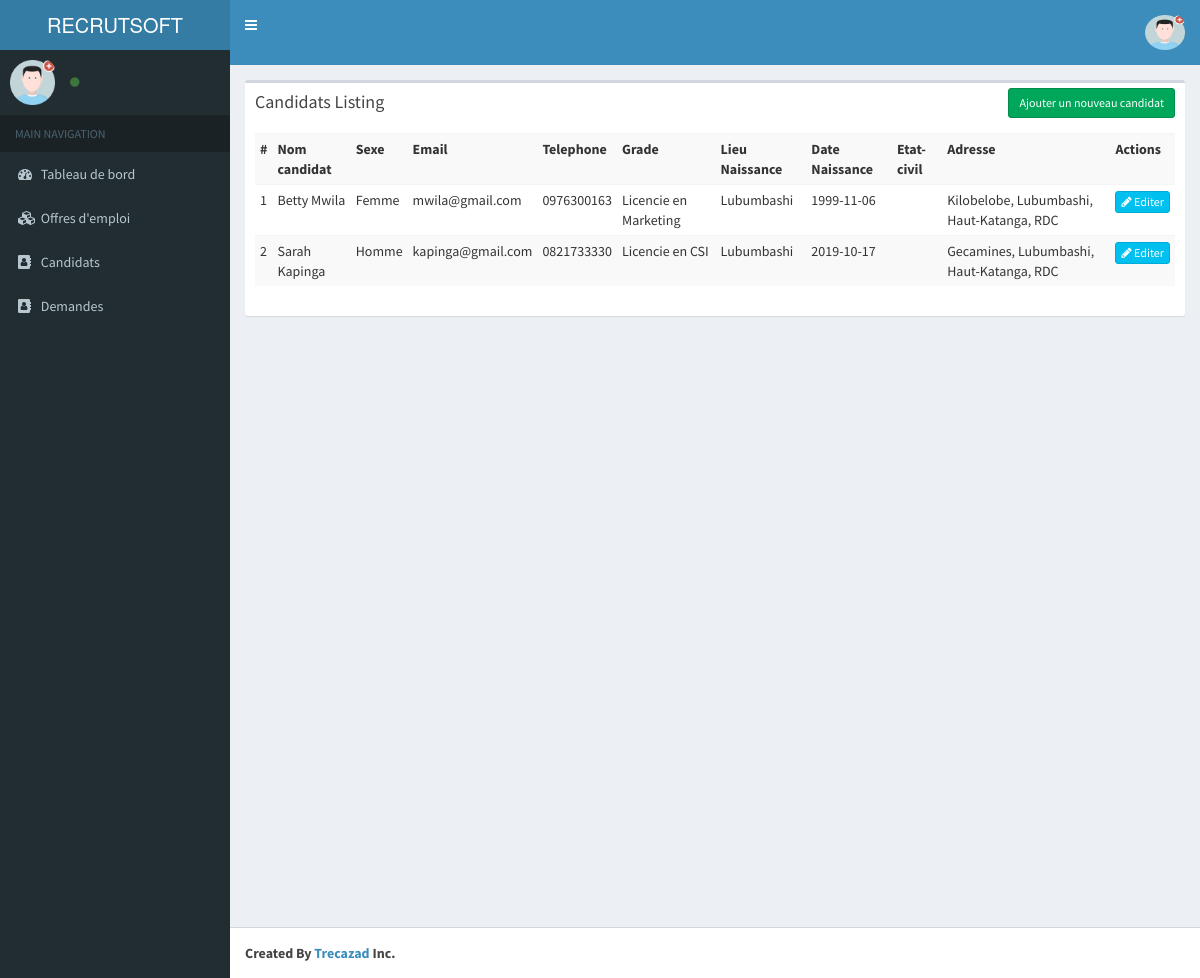
Page /index.php/candidats on the committed database.
### tables this page shows
CREATE TABLE `tb_rm_candidats` (
  `candidat_id` int(11) NOT NULL,
  `nom_complet` varchar(75) DEFAULT NULL,
  `date_naissance` date DEFAULT NULL,
  `lieu_naissance` varchar(75) DEFAULT NULL,
  `sexe` varchar(25) DEFAULT NULL,
  `etat_civil` varchar(25) DEFAULT NULL,
  `adresse` varchar(75) DEFAULT NULL,
  `telephone` varchar(75) DEFAULT NULL,
  `email` varchar(75) DEFAULT NULL,
  `niveau_etude` varchar(75) DEFAULT NULL,
  `matricule` varchar(10) DEFAULT NULL,
  `date_ajout` datetime NOT NULL DEFAULT CURRENT_TIMESTAMP,
  `date_modif` datetime NOT NULL,
  `observation_candidat` text
);

### application/controllers/Candidats.php (called while the page is built, shortened)
<?php
class Candidats extends CI_Controller{
    function __construct()
    {
        $this->load->model('User_model');
        $this->load->model('Educazad_model');
    }
    function index()
    {
        $data['all_candidats'] = $this->Educazad_model->get_multiple('tb_rm_candidats', array(), 'tb_rm_candidats.candidat_id','DESC');
        $data['_view'] = 'candidats/index';
        $this->load->view('layouts/main',$data);
    }
}

### index.php (called while the page is built, shortened)
<?php
require_once BASEPATH.'core/CodeIgniter.php';

### application/models/Educazad_model.php (called while the page is built, shortened)
<?php
class Educazad_model extends CI_Model
{
    public function get_multiple($table, $where = array(), $order_by = '', $order = '', $limit_page = array(), $position = array())
    {
        $this->db->order_by($order_by, $order);
        $query = $this->db->get_where($table, $where);
        return $query->result();
    }
}

### application/views/candidats/index.php (the view, shortened to what this page needs)
<div class="row">
    <div class="col-md-12">
        <div class="box">
            <div class="box-header">
                <h3 class="box-title">Candidats Listing</h3>
                <div class="box-tools">
                    <a href="<?php echo site_url('candidats/add'); ?>" class="btn btn-success btn-sm">Ajouter un nouveau candidat</a>
                </div>
            </div>
            <div class="box-body">
            <div class="table-responsive">
                <table class="table table-striped table-sm table-condensed">
                    <tr>
                        <th>#</th>
                        <th>Nom candidat</th>
                        <th>Sexe</th>
                        <th>Email</th>
                        <th>Telephone</th>
                        <th>Grade</th>
                        <th>Lieu Naissance</th>
                        <th>Date Naissance</th>
                        <th>Etat-civil</th>
                        <th>Adresse</th>
                        <th>Actions</th>
                    </tr>
                    <?php $count=1; foreach($all_candidats as $t){ ?>
                        <tr>
                            <td><?php echo $count++; ?></td>
                            <td><?php echo $t->nom_complet; ?></td>
                            <td><?php echo $t->sexe; ?></td>
                            <td><?php echo $t->email ?></td>
                            <td><?php echo $t->telephone ?></td>
                            <td><?php echo $t->niveau_etude; ?></td>
                            <td><?php echo $t->lieu_naissance; ?></td>
                            <td><?php echo $t->date_naissance; ?></td>
                            <td><?php echo $t->etat_civil; ?></td>
                            <td><?php echo $t->adresse; ?></td>
                            <td>
                                <a href="<?php echo site_url('candidats/edit/'.$t->candidat_id); ?>"
                                   class="btn btn-info btn-xs"><span class="fa fa-pencil"></span> Editer</a>
                            </td>
                        </tr>
                    <?php } ?>
                </table>
            </div>
            </div>
        </div>
    </div>
</div>

### application/views/layouts/main.php (shortened to what this page needs)
<!DOCTYPE html>
<html>
    <head>
        <link rel="stylesheet" href="<?php echo site_url('resources/css/bootstrap.min.css');?>">
        <link rel="stylesheet" href="<?php echo site_url('resources/css/font-awesome.min.css');?>">
        <link rel="stylesheet" href="https://cdnjs.cloudflare.com/ajax/libs/ionicons/2.0.1/css/ionicons.min.css">
        <link rel="stylesheet" href="<?php echo site_url('resources/css/bootstrap-datetimepicker.min.css');?>">
        <link rel="stylesheet" href="<?php echo site_url('resources/css/AdminLTE.min.css');?>">
        <link rel="stylesheet" href="<?php echo site_url('resources/css/_all-skins.min.css');?>">
    </head>
    <body class="hold-transition skin-blue sidebar-mini">
        <div class="wrapper">
            <header class="main-header">
                <a href="" class="logo">
                    <span class="logo-lg">RECRUTSOFT</span>
                </a>
                <nav class="navbar navbar-static-top">
                    <a href="#" class="sidebar-toggle" data-toggle="offcanvas" role="button">
                    </a>
                    <div class="navbar-custom-menu">
                        <ul class="nav navbar-nav">
                            <li class="dropdown user user-menu">
                                <a href="#" class="dropdown-toggle" data-toggle="dropdown">
                                   <?php if (!empty($this->session->avatar)) { ?>
                                         <img src="<?php echo base_url() . trim($this->session->avatar); ?>" class="img-circle" alt="User Image"
                                         style="border-radius: 10px!important; height: 35px; width: 40px;"/>
                                 <?php } else { ?>
                                  <img src="<?php echo base_url(); ?>global/img/avatars/avatar.png"
                                        alt="Avatar" class="img-circle" style="border-radius: 10px!important; height: 35px; width: 40px;"/>
                                <?php } ?>
                                </a>
                            </li>
                        </ul>
                    </div>
                </nav>
            </header>
            <aside class="main-sidebar">
                <section class="sidebar">
                    <div class="user-panel">
                        <div class="pull-left image">
                            <?php if (!empty($this->session->avatar)) { ?>
                             <img src="<?php echo base_url() . trim($this->session->avatar); ?>"
                                alt="Avatar"
                                   style="border-radius: 10px!important; height: 50px; width: 50px;"/>
                                 <?php } else { ?>
                                  <img src="<?php echo base_url(); ?>global/img/avatars/avatar.png"
                                        alt="Avatar" class="img-circle" style="border-radius: 10px!important;"/>
                                <?php } ?>
                        </div>
                        <div class="pull-left info">
                            <a href="<?= base_url('user/account'); ?>" class="text-capitalize"><i class="fa fa-circle text-success"></i> <?= $this->session->fonction; ?></a>
                        </div>
                    </div>
                    <ul class="sidebar-menu">
                        <li class="header">MAIN NAVIGATION</li>
                        <li>
                            <a href="<?php echo site_url();?>">
                                <i class="fa fa-dashboard"></i> <span>Tableau de bord</span>
                            </a>
                        </li>
						<li>
                            <a href="#">
                                <i class="fa fa-cubes"></i> <span>Offres d'emploi</span>
                            </a>
                        </li>
						<li>
                            <a href="#">
                                <i class="fa fa-address-book"></i> <span>Candidats</span>
                            </a>
                        </li>
                        <li>
                            <a href="#">
                                <i class="fa fa-address-book"></i> <span>Demandes</span>
                            </a>
                        </li>
                    </ul>
                </section>
            </aside>
            <div class="content-wrapper">
                <section class="content">
                    <?php
                    if(isset($_view) && $_view)
                        $this->load->view($_view);
                    ?>
                </section>
            </div>
            <footer class="main-footer">
                <strong>Created By <a href="https://eliemwez.congoagile.com/">Trecazad</a> Inc.</strong>
            </footer>
        </div>
    </body>
</html>

### rows in the picture
tb_rm_candidats: nom_complet "Betty Mwila", sexe "Femme", email "mwila@gmail.com", telephone "0976300163", niveau_etude "Licencie en Marketing", lieu_naissance "Lubumbashi", date_naissance "1999-11-06", adresse "Kilobelobe, Lubumbashi, Haut-Katanga, RDC"
tb_rm_candidats: nom_complet "Sarah Kapinga", sexe "Homme", email "kapinga@gmail.com", telephone "0821733330", niveau_etude "Licencie en CSI", lieu_naissance "Lubumbashi", date_naissance "2019-10-17", adresse "Gecamines, Lubumbashi, Haut-Katanga, RDC"
